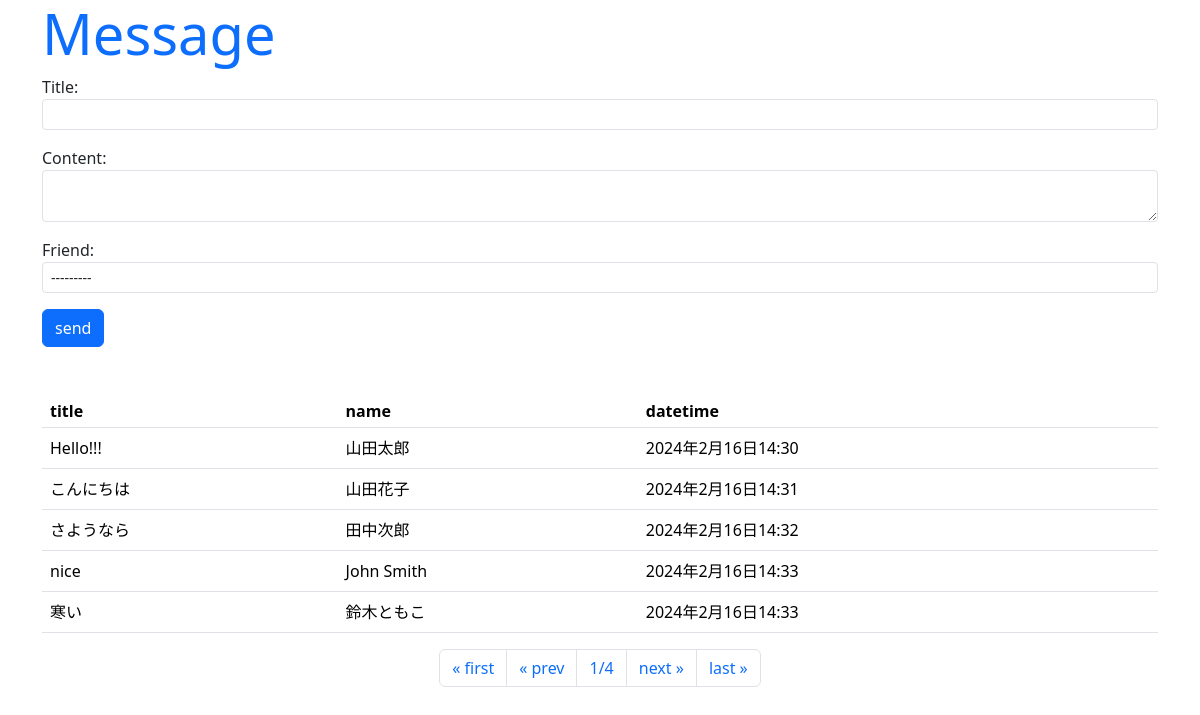
Page /hello/message/ on the committed database.
### hello/models.py (models this page shows, shortened)
class Message(models.Model):
    friend = models.ForeignKey(Friend, on_delete = models.CASCADE)
    title = models.CharField(max_length = 100)
    content = models.CharField(max_length = 300)
    pub_date = models.DateTimeField(auto_now_add = True)
    class Meta:
        ordering = ("pub_date",)

class Friend(models.Model):
    name = models.CharField(max_length=100) #最大値を設定しないと保存できないことがある
    mail = models.EmailField(max_length=200)
    gender = models.BooleanField()
    age = models.IntegerField(default=0)
    birthday = models.DateField()

### hello/views.py (the view)
# urls.py: path("message/", views.message, name = "message"),
def message(request, page = 1):
    if (request.method == "POST"):
        form = MessageForm(request.POST)
        form.save()
    data = Message.objects.all()
    paginator = Paginator(data, 5)
    params = {
        'title': 'Message',
        'form': MessageForm(),
        'data': paginator.get_page(page),
    }
    return render(request, 'hello/message.html', params)

### hello/forms.py
class MessageForm(forms.ModelForm):
    class Meta:
        model = Message
        fields = ["title", "content", "friend",]
        widgets = {
            "title":forms.TextInput(attrs = {"class":"form-control form-control-sm"}),
            "content":forms.Textarea(attrs = {"class":"form-control form-control-sm", "rows":2}),
            "friend":forms.Select(attrs = {"class":"form-control form-control-sm"}),
        }

### hello/models.py (called while the page is built)
    def __str__(self):
        return f'<Friend:id={str(self.id)}, \
            {self.name}({str(self.age)})>'

### hello/templates/hello/message.html (shortened to what this page needs)
{% load static %}
<!DOCTYPE html>
<html lang="ja">
<head>
    <link href="https://cdn.jsdelivr.net/npm/bootstrap/dist/css/bootstrap.css"
        rel="stylesheet">
</head>
<body class="container">
    <h1 class="display-4 text-primary">{{title}}</h1>
    <form action="{% url 'message' %}" method="post">
        {{ form.as_p}}
        <input type="submit" value="send"
                class="btn btn-primary">
    <table class="table">
        <tr>
            <th class="py-1">title</th>
            <th class="py-1">name</th>
            <th class="py-1">datetime</th>
    {% for item in data %}
        <tr>
            <td class="py-2">{{item.title}}</td>
            <td class="py-2">{{item.friend.name}}</td>
            <td class="py-2">{{item.pub_date}}</td>
        </tr>
    {% endfor %}
    </table>
    <ul class="pagination justify-content-center">
        {% if data.has_previous %}
        <li class="page-item">
            <a class="page-link" href="{% url 'message' %}">
                &laquo; first</a>
        </li>
        <li class="page-item">
            <a class="page-link"
                href="{% url 'message' %}{{data.previous_page_number}}">
                &laquo; prev</a>
        </li>
        {% else %}
        <li class="page-item">
            <a class="page-link">
                &laquo; first</a>
        </li>
        <li class="page-item">
            <a class="page-link">
                &laquo; prev</a>
        </li>
        {% endif %}
        <li class="page-item">
            <a class="page-link">
                {{data.number}}/{{data.paginator.num_pages}}</a>
        </li>
        {%if data.has_next %}
        <li class="page-item">
            <a class="page-link"
                href="{% url 'message' %}{{data.next_page_number}}">
                next &raquo;</a>
        </li>
        <li class="page-item">
            <a class="page-link"
                href="{% url 'message' %}{{data.paginator.num_pages}}">
                last &raquo;</a>
        </li>
        {% endif %}
    </ul>
</body>
</html>

### rows in the picture
Message: title "Hello!!!", friend.name "山田太郎", pub_date "2024年2月16日14:30"
Message: title "こんにちは", friend.name "山田花子", pub_date "2024年2月16日14:31"
Message: title "さようなら", friend.name "田中次郎", pub_date "2024年2月16日14:32"
Message: title "nice", friend.name "John Smith", pub_date "2024年2月16日14:33"
Message: title "寒い", friend.name "鈴木ともこ", pub_date "2024年2月16日14:33"

### other values in the picture
{{ data.number }} "1"
{{ data.paginator.num_pages }} "4"
